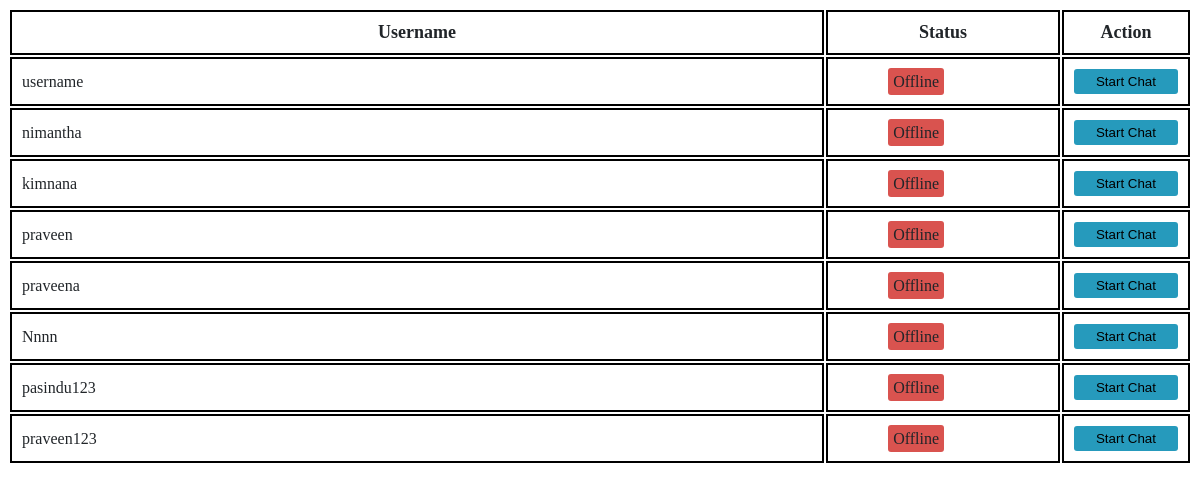
The page /Praveen/chat2/fetch_user.php on the database its author committed.
### tables this page shows
CREATE TABLE `buyer` (
  `b_id` int(11) NOT NULL,
  `f_name` varchar(100) NOT NULL,
  `l_name` varchar(100) NOT NULL,
  `b_day` date NOT NULL,
  `gender` enum('m','f') NOT NULL,
  `Tele` varchar(10) NOT NULL,
  `email` varchar(100) NOT NULL,
  `line1` varchar(100) NOT NULL,
  `line2` varchar(100) NOT NULL,
  `line3` varchar(100) NOT NULL,
  `p_code` varchar(10) NOT NULL,
  `province` varchar(20) NOT NULL,
  `u_name` varchar(100) NOT NULL,
  `password` varchar(100) NOT NULL,
  `rpassword` varchar(100) NOT NULL
);

### Praveen/chat2/database_connection.php (called while the page is built, shortened)
<?php
function fetch_user_last_activity($b_id, $connect)
{
	$query = "
	SELECT * FROM login_details
	WHERE b_id = '$b_id'
	ORDER BY last_activity DESC
	LIMIT 1
	";
	$statement = $connect->prepare($query);
	$statement->execute();
	$result = $statement->fetchAll();
	foreach($result as $row)
	{
		return $row['last_activity'];
	}
}
function fetch_is_type_status($b_id, $connect)
{
	$query = "
	SELECT is_type FROM login_details
	WHERE b_id = '".$b_id."'
	ORDER BY last_activity DESC
	LIMIT 1
	";
	$statement = $connect->prepare($query);
	$statement->execute();
	$result = $statement->fetchAll();
	$output = '';
	return $output;
}
?>

### Praveen/chat2/fetch_user.php (the view, shortened to what this page needs)
<?php
include('database_connection.php');
$query = "
SELECT * FROM buyer
WHERE b_id != '".$_SESSION['b_id']."'
";
$statement = $connect->prepare($query);
$statement->execute();
$result = $statement->fetchAll();
$output = '
<table class="table table-bordered table-striped">
	<tr>
		<th width="70%">Username</td>
		<th width="20%">Status</td>
		<th width="10%">Action</td>
	</tr>
';
foreach($result as $row)
{
	$status = '';
	$current_timestamp = strtotime(date("Y-m-d H:i:s") . '- 10 second');
	$current_timestamp = date('Y-m-d H:i:s', $current_timestamp);
	$user_last_activity = fetch_user_last_activity($row['b_id'], $connect);
	if($user_last_activity > $current_timestamp)
	{
		$status = '<span class="label label-success">Online</span>';
	}
	else
	{
		$status = '<span class="label label-danger">Offline</span>';
	}
	$output .= '
	<tr>
		<td>'.$row['u_name'].' '.count_unseen_message($row['b_id'], $_SESSION['b_id'], $connect).' '.fetch_is_type_status($row['b_id'], $connect).'</td>
		<td>'.$status.'</td>
		<td><button type="button" class="btn btn-info btn-xs start_chat" data-touserid="'.$row['b_id'].'" data-tousername="'.$row['u_name'].'">Start Chat</button></td>
	</tr>
	';
}
$output .= '</table>';
echo $output;
?>

### Praveen/chat2/fetch_user.php (style rules this page uses)
tr, td, th { padding: 10px; margin: 0 auto; }
th { font-size: 18px; }
th,td { border: 2px solid #000; }
.table { width: 100%; color: #212529; vertical-align: top; }
.btn { background-color: #269abc; border: none; padding: 5px; border-radius: 3px; width: 104px; }
.label-danger { background-color: #d9534f; padding: 5px; border-radius: 3px; margin-left: 50px; }

### rows shown on the page
buyer: u_name "username"
buyer: u_name "nimantha"
buyer: u_name "kimnana", shows "Offline"
buyer: u_name "praveen"
buyer: u_name "praveena", shows "Offline"
buyer: u_name "Nnnn"
buyer: u_name "pasindu123"
buyer: u_name "praveen123"
